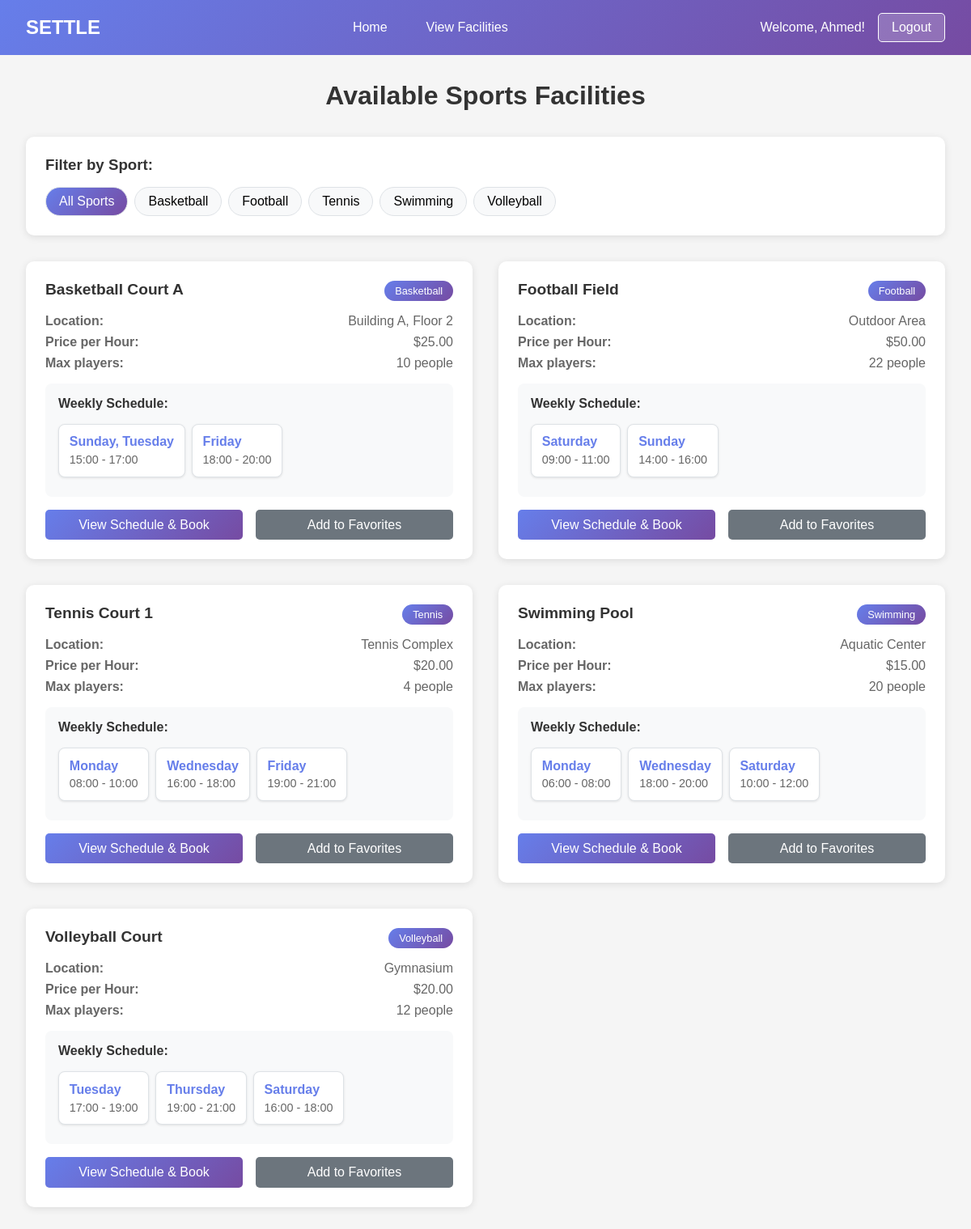
Page /view-facilities (signed in) on the committed database.
### models.py (models this page shows, shortened)
class Sport(db.Model):
    id = db.Column(db.Integer, primary_key=True, autoincrement=True)
    name = db.Column(db.String(100), unique=True, nullable=False)
    max_players = db.Column(db.Integer, default=10)
    default_slot_minutes = db.Column(db.Integer, default=60)

class Facility(db.Model):
    id = db.Column(db.Integer, primary_key=True, autoincrement=True)
    name = db.Column(db.String(120), nullable=False)
    location = db.Column(db.String(255))
    sport_id = db.Column(db.Integer, db.ForeignKey("sport.id"), nullable=False)
    price_per_hour = db.Column(db.Float, nullable=False, default=0.0)
    max_capacity = db.Column(db.Integer, default=100)
    is_active = db.Column(db.Boolean, default=True)
    schedules = db.relationship("Schedule", backref="facility", lazy=True)
    sport = db.relationship("Sport", backref="facilities")

### routes.py (the view)
@routes.route("/view-facilities")
def view_facility():
    sports = models.Sport.query.all()
    facilities = models.Facility.query.filter_by(is_active=True).all()
    return render_template("view_facilities.html",
                         sports=sports,
                         facilities=facilities)

### models.py (called while the page is built)
    def get_day_name(self):
        day_names = {
            DayOfWeek.SUNDAY: "Sunday",
            DayOfWeek.MONDAY: "Monday",
            DayOfWeek.TUESDAY: "Tuesday",
            DayOfWeek.WEDNESDAY: "Wednesday",
            DayOfWeek.THURSDAY: "Thursday",
            DayOfWeek.FRIDAY: "Friday",
            DayOfWeek.SATURDAY: "Saturday"
        }
        return day_names[self.day_of_week]

### templates/view_facilities.html (shortened to what this page needs)
<!DOCTYPE html>
<html lang="en">
<head>
</head>
<body>
    <div class="header">
        <div class="logo">SETTLE</div>
        <div class="nav-links">
            <a href="{{ url_for('home') }}" class="nav-link">Home</a>
            <a href="{{ url_for('routes.view_facility') }}" class="nav-link">View Facilities</a>
        </div>
        <div class="user-info">
            {% if session.username %}
                <span>Welcome, {{ session.username }}!</span>
                <a href="{{ url_for('routes.logout') }}" class="logout-btn">Logout</a>
            {% endif %}
        </div>
    </div>
    <div class="container">
        <h1 class="page-title">Available Sports Facilities</h1>
        <div class="filter-section">
            <h3 class="filter-title">Filter by Sport:</h3>
            <div class="sport-filters">
                <div class="sport-filter active" data-sport="all">All Sports</div>
                {% for sport in sports %}
                    <div class="sport-filter" data-sport="{{ sport.id }}">{{ sport.name }}</div>
                {% endfor %}
            </div>
        </div>
        <div class="facilities-grid">
            {% if facilities %}
                {% for facility in facilities %}
                    <div class="facility-card" data-sport-id="{{ facility.sport_id }}">
                        <div class="facility-header">
                            <div class="facility-name">{{ facility.name }}</div>
                            <div class="sport-tag">{{ facility.sport.name }}</div>
                        </div>
                        <div class="facility-info">
                            <div class="info-item">
                                <span><strong>Location:</strong></span>
                                <span>{{ facility.location or 'Not specified' }}</span>
                            </div>
                            <div class="info-item">
                                <span><strong>Price per Hour:</strong></span>
                                <span>${{ "%.2f"|format(facility.price_per_hour) }}</span>
                            </div>
                            <div class="info-item">
                                <span><strong>Max players:</strong></span>
                                <span>{{ facility.sport.max_players }} people</span>
                            </div>
                        </div>
                        <div class="schedule-section">
                            <div class="schedule-title">Weekly Schedule:</div>
                            <div class="schedule-slots">
                                {% if facility.schedules %}
                                    {% set schedule_groups = {} %}
                                    {% for schedule in facility.schedules %}
                                        {% set time_slot = schedule.start_time.strftime('%H:%M') + ' - ' + schedule.end_time.strftime('%H:%M') %}
                                    {% endfor %}
                                    {% for time_slot, days in schedule_groups.items() %}
                                        <div class="schedule-item">
                                            <div class="schedule-days">{{ days | join(', ') }}</div>
                                            <div class="schedule-time">{{ time_slot }}</div>
                                        </div>
                                    {% endfor %}
                                {% else %}
                                    <div class="no-schedule">No fixed schedule available</div>
                                {% endif %}
                            </div>
                        </div>
                        <div class="facility-actions">
                            <a href="{{ url_for('routes.booking', facility_id=facility.id) }}" class="btn btn-primary">View Schedule & Book</a>
                            <a href="#" class="btn btn-secondary">Add to Favorites</a>
                        </div>
                    </div>
                {% endfor %}
            {% else %}
                <div class="no-facilities">
                    <h3>No facilities available</h3>
                    <p>Please check back later or contact admin to add facilities.</p>
                </div>
            {% endif %}
        </div>
    </div>
</body>
</html>

### templates/view_facilities.html (style rules this page uses)
* { margin: 0; padding: 0; box-sizing: border-box; }
body { font-family: Arial, sans-serif; background: #f5f5f5; }
.header { background: linear-gradient(135deg, #667eea 0%, #764ba2 100%); color: white; padding: 1rem 2rem; display: flex; justify-content: space-between; align-items: center; }
.logo { font-size: 1.5rem; font-weight: bold; }
.nav-links { display: flex; gap: 1rem; align-items: center; }
.nav-link { color: white; text-decoration: none; padding: 0.5rem 1rem; border-radius: 5px; transition: background 0.3s; }
.user-info { display: flex; align-items: center; gap: 1rem; }
.logout-btn { background: rgba(255, 255, 255, 0.2); color: white; border: 1px solid white; padding: 0.5rem 1rem; border-radius: 5px; text-decoration: none; transition: background 0.3s; }
.container { max-width: 1200px; margin: 2rem auto; padding: 0 2rem; }
.page-title { text-align: center; color: #333; margin-bottom: 2rem; font-size: 2rem; }
.filter-section { background: white; padding: 1.5rem; border-radius: 10px; margin-bottom: 2rem; box-shadow: 0 2px 10px rgba(0, 0, 0, 0.1); }
.filter-title { margin-bottom: 1rem; color: #333; }
.sport-filters { display: flex; flex-wrap: wrap; gap: 0.5rem; }
.sport-filter { padding: 0.5rem 1rem; background: #f8f9fa; border: 1px solid #dee2e6; border-radius: 20px; cursor: pointer; transition: all 0.3s; }
.sport-filter:hover, .sport-filter.active { background: linear-gradient(135deg, #667eea 0%, #764ba2 100%); color: white; }
.facilities-grid { display: grid; grid-template-columns: repeat(auto-fill, minmax(400px, 1fr)); gap: 2rem; }
.facility-card { background: white; border-radius: 10px; padding: 1.5rem; box-shadow: 0 2px 10px rgba(0, 0, 0, 0.1); transition: transform 0.3s, box-shadow 0.3s; }
.facility-header { display: flex; justify-content: space-between; align-items: start; margin-bottom: 1rem; }
.facility-name { font-size: 1.2rem; font-weight: bold; color: #333; }
.sport-tag { background: linear-gradient(135deg, #667eea 0%, #764ba2 100%); color: white; padding: 0.3rem 0.8rem; border-radius: 15px; font-size: 0.8rem; }
.facility-info { margin-bottom: 1rem; }
.info-item { display: flex; justify-content: space-between; margin: 0.5rem 0; color: #666; }
.schedule-section { margin: 1rem 0; padding: 1rem; background: #f8f9fa; border-radius: 8px; }
.schedule-title { font-weight: bold; margin-bottom: 0.5rem; color: #333; }
.schedule-slots { display: flex; flex-wrap: wrap; gap: 0.5rem; }
.facility-actions { display: flex; gap: 1rem; margin-top: 1rem; }
.btn { padding: 0.6rem 1.2rem; border: none; border-radius: 5px; text-decoration: none; cursor: pointer; transition: transform 0.2s; text-align: center; flex: 1; }
.btn-primary { background: linear-gradient(135deg, #667eea 0%, #764ba2 100%); color: white; }
.btn-secondary { background: #6c757d; color: white; }
.schedule-item { background: white; padding: 0.8rem; margin: 0.5rem 0; border-radius: 8px; border: 1px solid #dee2e6; box-shadow: 0 1px 3px rgba(0, 0, 0, 0.1); }
.schedule-days { font-weight: bold; color: #667eea; margin-bottom: 0.3rem; }
.schedule-time { color: #666; font-size: 0.9rem; }

### rows in the picture
Sport: name "Basketball"
Sport: name "Football"
Sport: name "Tennis"
Sport: name "Swimming"
Sport: name "Volleyball"
Facility: name "Basketball Court A", sport.name "Basketball", location "Building A, Floor 2", price_per_hour "25.00", sport.max_players "10", days "Sunday, Tuesday" "Friday", schedule_groups "15:00 - 17:00" "18:00 - 20:00"
Facility: name "Football Field", sport.name "Football", location "Outdoor Area", price_per_hour "50.00", sport.max_players "22", days "Saturday" "Sunday", schedule_groups "09:00 - 11:00" "14:00 - 16:00"
Facility: name "Tennis Court 1", sport.name "Tennis", location "Tennis Complex", price_per_hour "20.00", sport.max_players "4", days "Monday" "Wednesday" "Friday", schedule_groups "08:00 - 10:00" "16:00 - 18:00" "19:00 - 21:00"
Facility: name "Swimming Pool", sport.name "Swimming", location "Aquatic Center", price_per_hour "15.00", sport.max_players "20", days "Monday" "Wednesday" "Saturday", schedule_groups "06:00 - 08:00" "18:00 - 20:00" "10:00 - 12:00"
Facility: name "Volleyball Court", sport.name "Volleyball", location "Gymnasium", price_per_hour "20.00", sport.max_players "12", days "Tuesday" "Thursday" "Saturday", schedule_groups "17:00 - 19:00" "19:00 - 21:00" "16:00 - 18:00"

### other values in the picture
{{ session.username }} "Ahmed"
